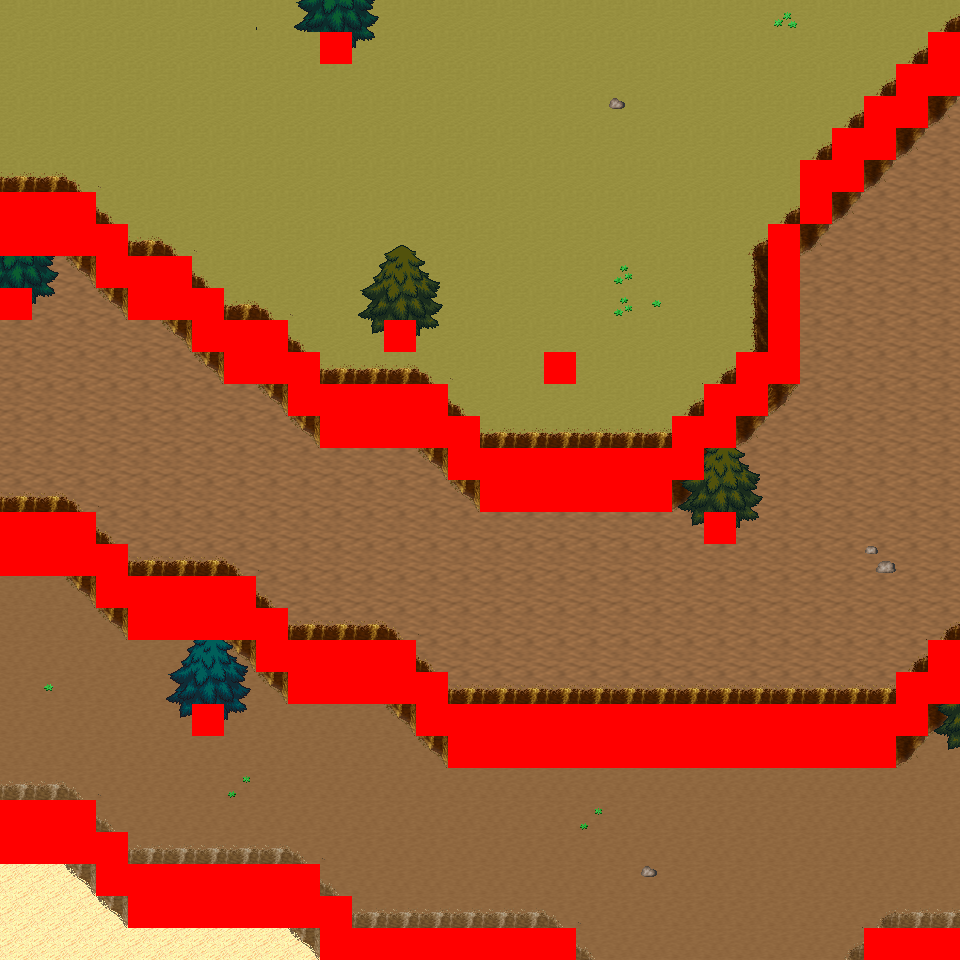

A 2D game scene composited from a Tiled map and its tileset images. What follows is a short description and the map's XML, with each tile layer's data collapsed to a summary:
An orthogonal 30x30 tile map with 32x32 px tiles, 6 tile layers (Ground, Object, Object2, Above, ...), 15 tilesets and 11 objects (11x mapExit).

<map version="1.0" orientation="orthogonal" renderorder="right-down" width="30" height="30" tilewidth="32" tileheight="32" nextobjectid="12">
  <tileset firstgid="1" name="tileset_logic_collision" tilewidth="32" tileheight="32" tilecount="1" columns="1">
    <image source="../drawable/tileset_logic_collision.png" width="32" height="32" />
  </tileset>
  <tileset firstgid="2" name="tileset_ground_ground" tilewidth="32" tileheight="32" tilecount="33" columns="3">
    <image source="../drawable/tileset_ground_ground.png" width="96" height="352" />
  </tileset>
  <tileset firstgid="35" name="tileset_ground_ridge_earth_pale" tilewidth="32" tileheight="32" tilecount="96" columns="12">
    <image source="../drawable/tileset_ground_ridge_earth_pale.png" width="384" height="256" />
  </tileset>
  <tileset firstgid="131" name="tileset_ground_ridge_earth_dark" tilewidth="32" tileheight="32" tilecount="96" columns="12">
    <image source="../drawable/tileset_ground_ridge_earth_dark.png" width="384" height="256" />
  </tileset>
  <tileset firstgid="227" name="tileset_terrain_desert" tilewidth="32" tileheight="32" tilecount="88" columns="8">
    <image source="../drawable/tileset_terrain_desert.png" width="256" height="352" />
  </tileset>
  <tileset firstgid="315" name="tileset_ground_ladder_vertical_dark" tilewidth="32" tileheight="32" tilecount="3" columns="3">
    <image source="../drawable/tileset_ground_ladder_vertical_dark.png" width="96" height="32" />
  </tileset>
  <tileset firstgid="318" name="tileset_plant_tree_evergreen" tilewidth="32" tileheight="32" tilecount="36" columns="3">
    <image source="../drawable/tileset_plant_tree_evergreen.png" width="96" height="384" />
  </tileset>
  <tileset firstgid="354" name="tileset_plant_cactus" tilewidth="32" tileheight="32" tilecount="2" columns="1">
    <image source="../drawable/tileset_plant_cactus.png" width="32" height="64" />
  </tileset>
  <tileset firstgid="356" name="tileset_plant_cactus_2" tilewidth="32" tileheight="32" tilecount="10" columns="5">
    <image source="../drawable/tileset_plant_cactus_2.png" width="160" height="64" />
  </tileset>
  <tileset firstgid="366" name="tileset_ground_sand_2" tilewidth="32" tileheight="32" tilecount="15" columns="5">
    <image source="../drawable/tileset_ground_sand_2.png" width="160" height="96" />
  </tileset>
  <tileset firstgid="381" name="tileset_plant_tree_tree_darkgreen" tilewidth="32" tileheight="32" tilecount="88" columns="8">
    <image source="../drawable/tileset_plant_tree_tree_darkgreen.png" width="256" height="352" />
  </tileset>
  <tileset firstgid="469" name="tileset_ground_rock_pebbles" tilewidth="32" tileheight="32" tilecount="3" columns="1">
    <image source="../drawable/tileset_ground_rock_pebbles.png" width="32" height="96" />
  </tileset>
  <tileset firstgid="472" name="tileset_plant_star_shaped_plants" tilewidth="32" tileheight="32" tilecount="6" columns="2">
    <image source="../drawable/tileset_plant_star_shaped_plants.png" width="64" height="96" />
  </tileset>
  <tileset firstgid="478" name="tileset_plant_stump_small_stump" tilewidth="32" tileheight="32" tilecount="4" columns="2">
    <image source="../drawable/tileset_plant_stump_small_stump.png" width="64" height="64" />
  </tileset>
  <tileset firstgid="482" name="tileset_plant_round_cactuses" tilewidth="32" tileheight="32" tilecount="20" columns="10">
    <image source="../drawable/tileset_plant_round_cactuses.png" width="320" height="64" />
  </tileset>
  <layer name="Ground" width="30" height="30">
    <data>[900 cells, 900 non-empty, 4 distinct tile ids]</data>
  </layer>
  <layer name="Object" width="30" height="30">
    <data>[900 cells, 298 non-empty, 39 distinct tile ids]</data>
  </layer>
  <layer name="Object2" width="30" height="30">
    <data>[900 cells, 0 non-empty, 0 distinct tile ids]</data>
  </layer>
  <layer name="Above" width="30" height="30">
    <data>[900 cells, 42 non-empty, 26 distinct tile ids]</data>
  </layer>
  <layer name="Above2" width="30" height="30">
    <data>[900 cells, 0 non-empty, 0 distinct tile ids]</data>
  </layer>
  <layer name="Walkable" width="30" height="30">
    <data>[900 cells, 161 non-empty, 1 distinct tile ids]</data>
  </layer>
  <objectgroup name="MapEvents">
    <object id="1" name="north" type="mapExit" x="0" y="0" width="960" height="32">
      <properties>
        <property name="map" value="level_0_x37_y93" />
        <property name="x" value="0" />
        <property name="y" value="28" />
      </properties>
    </object>
    <object id="2" name="south" type="mapExit" x="0" y="928" width="320" height="32">
      <properties>
        <property name="map" value="level_0_x37_y95" />
        <property name="x" value="0" />
        <property name="y" value="1" />
      </properties>
    </object>
    <object id="3" name="south2" type="mapExit" x="576" y="928" width="288" height="32">
      <properties>
        <property name="map" value="level_0_x37_y95" />
        <property name="x" value="18" />
        <property name="y" value="1" />
      </properties>
    </object>
    <object id="4" name="west" type="mapExit" x="0" y="0" width="32" height="192">
      <properties>
        <property name="map" value="level_0_x36_y94" />
        <property name="x" value="28" />
        <property name="y" value="0" />
      </properties>
    </object>
    <object id="5" name="west2" type="mapExit" x="0" y="256" width="32" height="32">
      <properties>
        <property name="map" value="level_0_x36_y94" />
        <property name="x" value="28" />
        <property name="y" value="8" />
      </properties>
    </object>
    <object id="6" name="west3" type="mapExit" x="0" y="320" width="32" height="192">
      <properties>
        <property name="map" value="level_0_x36_y94" />
        <property name="x" value="28" />
        <property name="y" value="10" />
      </properties>
    </object>
    <object id="7" name="west4" type="mapExit" x="0" y="576" width="32" height="224">
      <properties>
        <property name="map" value="level_0_x36_y94" />
        <property name="x" value="28" />
        <property name="y" value="18" />
      </properties>
    </object>
    <object id="8" name="west5" type="mapExit" x="0" y="864" width="32" height="96">
      <properties>
        <property name="map" value="level_0_x36_y94" />
        <property name="x" value="28" />
        <property name="y" value="27" />
      </properties>
    </object>
    <object id="9" name="east" type="mapExit" x="928" y="0" width="32" height="32">
      <properties>
        <property name="map" value="level_0_x38_y94" />
        <property name="x" value="1" />
        <property name="y" value="0" />
      </properties>
    </object>
    <object id="10" name="east2" type="mapExit" x="928" y="96" width="32" height="544">
      <properties>
        <property name="map" value="level_0_x38_y94" />
        <property name="x" value="1" />
        <property name="y" value="3" />
      </properties>
    </object>
    <object id="11" name="east3" type="mapExit" x="928" y="704" width="32" height="224">
      <properties>
        <property name="map" value="level_0_x38_y94" />
        <property name="x" value="1" />
        <property name="y" value="22" />
      </properties>
    </object>
  </objectgroup>
</map>
